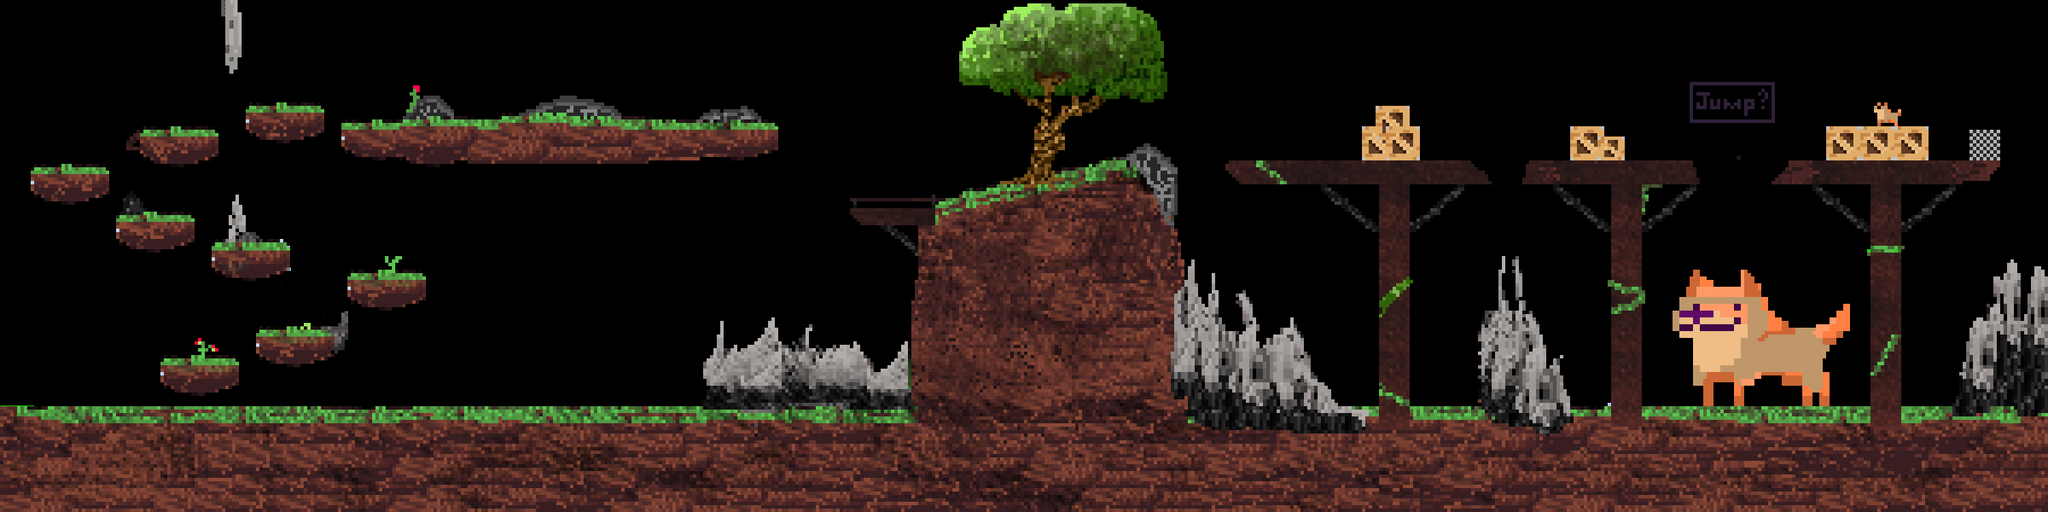

This game map was drawn from its Tiled (.tmx) file and the tilesets committed beside it. A one-line description and the trimmed map source follow:
An orthogonal 500x125 tile map with 6x6 px tiles, 5 tile layers (background, platforms, deadly, doge, ...).

<map version="1.8" tiledversion="1.8.2" orientation="orthogonal" renderorder="right-down" width="500" height="125" tilewidth="6" tileheight="6" infinite="0" nextlayerid="7" nextobjectid="1">
 <editorsettings>
  <export target="../mapData/grasslevel4.json" format="json" />
 </editorsettings>
 <tileset firstgid="1" name="grassworld2" tilewidth="6" tileheight="6" tilecount="62500" columns="500">
  <image source="../img/grassworld2.png" trans="ff00ff" width="3000" height="750" />
 </tileset>
 <layer id="5" name="background" width="500" height="125">
  <data>[62500 cells, 62308 non-empty, 60751 distinct tile ids]</data>
 </layer>
 <layer id="2" name="platforms" width="500" height="125">
  <data>[62500 cells, 18691 non-empty, 18691 distinct tile ids]</data>
 </layer>
 <layer id="3" name="deadly" width="500" height="125">
  <data>[62500 cells, 5846 non-empty, 5830 distinct tile ids]</data>
 </layer>
 <layer id="4" name="doge" width="500" height="125">
  <data>[62500 cells, 1604 non-empty, 1604 distinct tile ids]</data>
 </layer>
 <layer id="6" name="finish" width="500" height="125">
  <data>[62500 cells, 12 non-empty, 12 distinct tile ids]</data>
 </layer>
</map>
